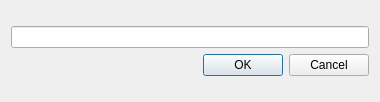
<?xml version="1.0" encoding="UTF-8"?>
<ui version="4.0">
 <class>Single_Dialog</class>
 <widget class="QDialog" name="Single_Dialog">
  <property name="geometry">
   <rect>
    <x>0</x>
    <y>0</y>
    <width>380</width>
    <height>102</height>
   </rect>
  </property>
  <property name="windowTitle">
   <string>Dialog</string>
  </property>
  <layout class="QVBoxLayout" name="verticalLayout_2">
   <item>
    <layout class="QVBoxLayout" name="verticalLayout">
     <item>
      <widget class="QLineEdit" name="lineEdit"/>
     </item>
     <item>
      <widget class="QDialogButtonBox" name="buttonBox">
       <property name="orientation">
        <enum>Qt::Horizontal</enum>
       </property>
       <property name="standardButtons">
        <set>QDialogButtonBox::Cancel|QDialogButtonBox::Ok</set>
       </property>
      </widget>
     </item>
    </layout>
   </item>
  </layout>
 </widget>
 <resources/>
 <connections>
  <connection>
   <sender>buttonBox</sender>
   <signal>accepted()</signal>
   <receiver>Single_Dialog</receiver>
   <slot>accept()</slot>
   <hints>
    <hint type="sourcelabel">
     <x>248</x>
     <y>254</y>
    </hint>
    <hint type="destinationlabel">
     <x>157</x>
     <y>274</y>
    </hint>
   </hints>
  </connection>
  <connection>
   <sender>buttonBox</sender>
   <signal>rejected()</signal>
   <receiver>Single_Dialog</receiver>
   <slot>reject()</slot>
   <hints>
    <hint type="sourcelabel">
     <x>316</x>
     <y>260</y>
    </hint>
    <hint type="destinationlabel">
     <x>286</x>
     <y>274</y>
    </hint>
   </hints>
  </connection>
 </connections>
</ui>
